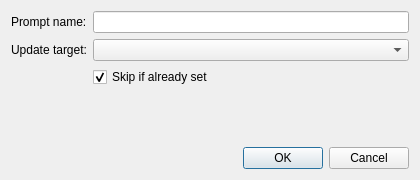
<?xml version="1.0" encoding="UTF-8"?>
<ui version="4.0">
 <class>DialogAddUpdatePrompt</class>
 <widget class="QDialog" name="DialogAddUpdatePrompt">
  <property name="geometry"><rect><x>0</x><y>0</y><width>420</width><height>180</height></rect></property>
  <property name="windowTitle"><string>Add Prompt</string></property>
  <layout class="QVBoxLayout" name="verticalLayout">
   <item>
    <layout class="QFormLayout" name="formLayout">
     <item row="0" column="0"><widget class="QLabel" name="labelName"><property name="text"><string>Prompt name:</string></property></widget></item>
     <item row="0" column="1"><widget class="QLineEdit" name="lineEditName"/></item>
     <item row="1" column="0"><widget class="QLabel" name="labelTarget"><property name="text"><string>Update target:</string></property></widget></item>
     <item row="1" column="1"><widget class="QComboBox" name="comboTarget"/></item>
     <item row="2" column="1"><widget class="QCheckBox" name="checkSkipIfSet"><property name="text"><string>Skip if already set</string></property><property name="checked"><bool>true</bool></property></widget></item>
    </layout>
   </item>
   <item>
    <widget class="QDialogButtonBox" name="buttonBox">
     <property name="standardButtons"><set>QDialogButtonBox::StandardButton::Cancel|QDialogButtonBox::StandardButton::Ok</set></property>
    </widget>
   </item>
  </layout>
 </widget>
 <resources/>
 <connections/>
</ui>
